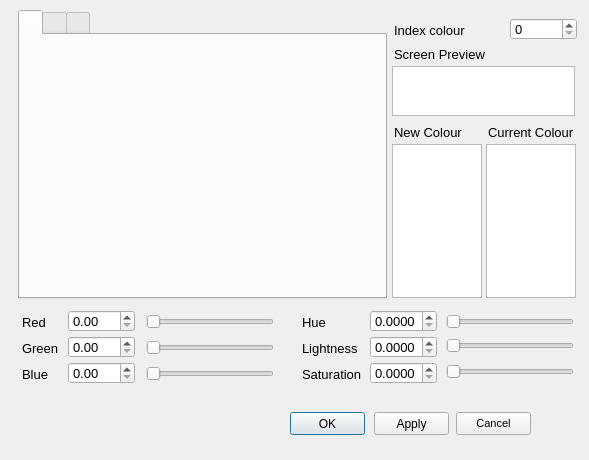
<?xml version="1.0" encoding="UTF-8"?>
<ui version="4.0">
 <class>DefineColour_Dialog</class>
 <widget class="QDialog" name="DefineColour_Dialog">
  <property name="geometry">
   <rect>
    <x>0</x>
    <y>0</y>
    <width>589</width>
    <height>460</height>
   </rect>
  </property>
  <property name="sizePolicy">
   <sizepolicy hsizetype="Fixed" vsizetype="Fixed">
    <horstretch>0</horstretch>
    <verstretch>0</verstretch>
   </sizepolicy>
  </property>
  <property name="minimumSize">
   <size>
    <width>589</width>
    <height>460</height>
   </size>
  </property>
  <property name="maximumSize">
   <size>
    <width>589</width>
    <height>460</height>
   </size>
  </property>
  <property name="font">
   <font>
    <pointsize>8</pointsize>
   </font>
  </property>
  <property name="windowTitle">
   <string>Define colour</string>
  </property>
  <widget class="QPushButton" name="_1">
   <property name="geometry">
    <rect>
     <x>290</x>
     <y>412</y>
     <width>75</width>
     <height>23</height>
    </rect>
   </property>
   <property name="font">
    <font>
     <pointsize>9</pointsize>
    </font>
   </property>
   <property name="text">
    <string>OK</string>
   </property>
   <property name="autoDefault">
    <bool>false</bool>
   </property>
   <property name="default">
    <bool>true</bool>
   </property>
  </widget>
  <widget class="QLabel" name="label_42">
   <property name="geometry">
    <rect>
     <x>394</x>
     <y>20</y>
     <width>71</width>
     <height>20</height>
    </rect>
   </property>
   <property name="font">
    <font>
     <pointsize>10</pointsize>
    </font>
   </property>
   <property name="text">
    <string>Index colour </string>
   </property>
   <property name="alignment">
    <set>Qt::AlignLeading|Qt::AlignLeft|Qt::AlignVCenter</set>
   </property>
  </widget>
  <widget class="QLabel" name="label_51">
   <property name="geometry">
    <rect>
     <x>22</x>
     <y>364</y>
     <width>51</width>
     <height>20</height>
    </rect>
   </property>
   <property name="font">
    <font>
     <pointsize>10</pointsize>
    </font>
   </property>
   <property name="text">
    <string>Blue</string>
   </property>
   <property name="alignment">
    <set>Qt::AlignLeading|Qt::AlignLeft|Qt::AlignVCenter</set>
   </property>
  </widget>
  <widget class="QLabel" name="label_52">
   <property name="geometry">
    <rect>
     <x>22</x>
     <y>338</y>
     <width>51</width>
     <height>20</height>
    </rect>
   </property>
   <property name="font">
    <font>
     <pointsize>10</pointsize>
    </font>
   </property>
   <property name="text">
    <string>Green</string>
   </property>
   <property name="alignment">
    <set>Qt::AlignLeading|Qt::AlignLeft|Qt::AlignVCenter</set>
   </property>
  </widget>
  <widget class="QLabel" name="label_53">
   <property name="geometry">
    <rect>
     <x>22</x>
     <y>312</y>
     <width>51</width>
     <height>20</height>
    </rect>
   </property>
   <property name="font">
    <font>
     <pointsize>10</pointsize>
    </font>
   </property>
   <property name="text">
    <string>Red</string>
   </property>
   <property name="alignment">
    <set>Qt::AlignLeading|Qt::AlignLeft|Qt::AlignVCenter</set>
   </property>
  </widget>
  <widget class="QLabel" name="label_54">
   <property name="geometry">
    <rect>
     <x>302</x>
     <y>338</y>
     <width>65</width>
     <height>20</height>
    </rect>
   </property>
   <property name="font">
    <font>
     <pointsize>10</pointsize>
    </font>
   </property>
   <property name="text">
    <string>Lightness</string>
   </property>
   <property name="alignment">
    <set>Qt::AlignLeading|Qt::AlignLeft|Qt::AlignVCenter</set>
   </property>
  </widget>
  <widget class="QLabel" name="label_55">
   <property name="geometry">
    <rect>
     <x>302</x>
     <y>364</y>
     <width>65</width>
     <height>20</height>
    </rect>
   </property>
   <property name="font">
    <font>
     <pointsize>10</pointsize>
    </font>
   </property>
   <property name="text">
    <string>Saturation</string>
   </property>
   <property name="alignment">
    <set>Qt::AlignLeading|Qt::AlignLeft|Qt::AlignVCenter</set>
   </property>
  </widget>
  <widget class="QLabel" name="label_56">
   <property name="geometry">
    <rect>
     <x>302</x>
     <y>312</y>
     <width>65</width>
     <height>20</height>
    </rect>
   </property>
   <property name="font">
    <font>
     <pointsize>10</pointsize>
    </font>
   </property>
   <property name="text">
    <string>Hue</string>
   </property>
   <property name="alignment">
    <set>Qt::AlignLeading|Qt::AlignLeft|Qt::AlignVCenter</set>
   </property>
  </widget>
  <widget class="QGraphicsView" name="_113">
   <property name="geometry">
    <rect>
     <x>486</x>
     <y>144</y>
     <width>90</width>
     <height>154</height>
    </rect>
   </property>
   <property name="verticalScrollBarPolicy">
    <enum>Qt::ScrollBarAlwaysOff</enum>
   </property>
   <property name="horizontalScrollBarPolicy">
    <enum>Qt::ScrollBarAlwaysOff</enum>
   </property>
  </widget>
  <widget class="QSlider" name="_106">
   <property name="geometry">
    <rect>
     <x>146</x>
     <y>364</y>
     <width>128</width>
     <height>19</height>
    </rect>
   </property>
   <property name="maximum">
    <number>255</number>
   </property>
   <property name="orientation">
    <enum>Qt::Horizontal</enum>
   </property>
  </widget>
  <widget class="QSlider" name="_105">
   <property name="geometry">
    <rect>
     <x>146</x>
     <y>338</y>
     <width>128</width>
     <height>19</height>
    </rect>
   </property>
   <property name="maximum">
    <number>255</number>
   </property>
   <property name="orientation">
    <enum>Qt::Horizontal</enum>
   </property>
  </widget>
  <widget class="QSlider" name="_104">
   <property name="geometry">
    <rect>
     <x>146</x>
     <y>312</y>
     <width>128</width>
     <height>19</height>
    </rect>
   </property>
   <property name="styleSheet">
    <string notr="true"/>
   </property>
   <property name="maximum">
    <number>255</number>
   </property>
   <property name="orientation">
    <enum>Qt::Horizontal</enum>
   </property>
   <property name="invertedAppearance">
    <bool>false</bool>
   </property>
   <property name="invertedControls">
    <bool>false</bool>
   </property>
  </widget>
  <widget class="QSlider" name="_112">
   <property name="geometry">
    <rect>
     <x>446</x>
     <y>362</y>
     <width>128</width>
     <height>19</height>
    </rect>
   </property>
   <property name="maximum">
    <number>255</number>
   </property>
   <property name="tracking">
    <bool>true</bool>
   </property>
   <property name="orientation">
    <enum>Qt::Horizontal</enum>
   </property>
  </widget>
  <widget class="QSlider" name="_111">
   <property name="geometry">
    <rect>
     <x>446</x>
     <y>336</y>
     <width>128</width>
     <height>19</height>
    </rect>
   </property>
   <property name="maximum">
    <number>255</number>
   </property>
   <property name="singleStep">
    <number>1</number>
   </property>
   <property name="tracking">
    <bool>true</bool>
   </property>
   <property name="orientation">
    <enum>Qt::Horizontal</enum>
   </property>
  </widget>
  <widget class="QSlider" name="_110">
   <property name="geometry">
    <rect>
     <x>446</x>
     <y>312</y>
     <width>128</width>
     <height>19</height>
    </rect>
   </property>
   <property name="maximum">
    <number>255</number>
   </property>
   <property name="tracking">
    <bool>true</bool>
   </property>
   <property name="orientation">
    <enum>Qt::Horizontal</enum>
   </property>
  </widget>
  <widget class="QSpinBox" name="_100">
   <property name="geometry">
    <rect>
     <x>510</x>
     <y>18</y>
     <width>67</width>
     <height>22</height>
    </rect>
   </property>
   <property name="font">
    <font>
     <pointsize>10</pointsize>
    </font>
   </property>
   <property name="frame">
    <bool>true</bool>
   </property>
   <property name="maximum">
    <number>255</number>
   </property>
  </widget>
  <widget class="QDoubleSpinBox" name="_103">
   <property name="geometry">
    <rect>
     <x>68</x>
     <y>362</y>
     <width>67</width>
     <height>22</height>
    </rect>
   </property>
   <property name="font">
    <font>
     <pointsize>10</pointsize>
    </font>
   </property>
   <property name="frame">
    <bool>true</bool>
   </property>
   <property name="accelerated">
    <bool>false</bool>
   </property>
   <property name="keyboardTracking">
    <bool>false</bool>
   </property>
   <property name="decimals">
    <number>2</number>
   </property>
   <property name="maximum">
    <double>1.000000000000000</double>
   </property>
   <property name="singleStep">
    <double>0.100000000000000</double>
   </property>
  </widget>
  <widget class="QDoubleSpinBox" name="_102">
   <property name="geometry">
    <rect>
     <x>68</x>
     <y>336</y>
     <width>67</width>
     <height>22</height>
    </rect>
   </property>
   <property name="font">
    <font>
     <pointsize>10</pointsize>
    </font>
   </property>
   <property name="frame">
    <bool>true</bool>
   </property>
   <property name="accelerated">
    <bool>false</bool>
   </property>
   <property name="keyboardTracking">
    <bool>false</bool>
   </property>
   <property name="decimals">
    <number>2</number>
   </property>
   <property name="maximum">
    <double>1.000000000000000</double>
   </property>
   <property name="singleStep">
    <double>0.100000000000000</double>
   </property>
  </widget>
  <widget class="QDoubleSpinBox" name="_101">
   <property name="geometry">
    <rect>
     <x>68</x>
     <y>310</y>
     <width>67</width>
     <height>22</height>
    </rect>
   </property>
   <property name="font">
    <font>
     <pointsize>10</pointsize>
    </font>
   </property>
   <property name="frame">
    <bool>true</bool>
   </property>
   <property name="accelerated">
    <bool>false</bool>
   </property>
   <property name="keyboardTracking">
    <bool>false</bool>
   </property>
   <property name="decimals">
    <number>2</number>
   </property>
   <property name="maximum">
    <double>1.000000000000000</double>
   </property>
   <property name="singleStep">
    <double>0.100000000000000</double>
   </property>
  </widget>
  <widget class="QGraphicsView" name="_115">
   <property name="geometry">
    <rect>
     <x>392</x>
     <y>144</y>
     <width>90</width>
     <height>154</height>
    </rect>
   </property>
   <property name="verticalScrollBarPolicy">
    <enum>Qt::ScrollBarAlwaysOff</enum>
   </property>
   <property name="horizontalScrollBarPolicy">
    <enum>Qt::ScrollBarAlwaysOff</enum>
   </property>
  </widget>
  <widget class="QLabel" name="label">
   <property name="geometry">
    <rect>
     <x>394</x>
     <y>124</y>
     <width>91</width>
     <height>16</height>
    </rect>
   </property>
   <property name="font">
    <font>
     <pointsize>10</pointsize>
    </font>
   </property>
   <property name="text">
    <string>New Colour</string>
   </property>
  </widget>
  <widget class="QLabel" name="label_2">
   <property name="geometry">
    <rect>
     <x>488</x>
     <y>124</y>
     <width>91</width>
     <height>16</height>
    </rect>
   </property>
   <property name="font">
    <font>
     <pointsize>10</pointsize>
    </font>
   </property>
   <property name="text">
    <string>Current Colour</string>
   </property>
  </widget>
  <widget class="QGraphicsView" name="_116">
   <property name="geometry">
    <rect>
     <x>392</x>
     <y>66</y>
     <width>183</width>
     <height>50</height>
    </rect>
   </property>
   <property name="frameShadow">
    <enum>QFrame::Sunken</enum>
   </property>
   <property name="lineWidth">
    <number>1</number>
   </property>
   <property name="midLineWidth">
    <number>0</number>
   </property>
   <property name="verticalScrollBarPolicy">
    <enum>Qt::ScrollBarAlwaysOff</enum>
   </property>
   <property name="horizontalScrollBarPolicy">
    <enum>Qt::ScrollBarAlwaysOff</enum>
   </property>
  </widget>
  <widget class="QTabWidget" name="_120">
   <property name="geometry">
    <rect>
     <x>18</x>
     <y>10</y>
     <width>369</width>
     <height>289</height>
    </rect>
   </property>
   <property name="tabPosition">
    <enum>QTabWidget::North</enum>
   </property>
   <property name="tabShape">
    <enum>QTabWidget::Rounded</enum>
   </property>
   <property name="currentIndex">
    <number>0</number>
   </property>
   <property name="iconSize">
    <size>
     <width>32</width>
     <height>16</height>
    </size>
   </property>
   <property name="usesScrollButtons">
    <bool>false</bool>
   </property>
   <widget class="QWidget" name="HLS">
    <attribute name="icon">
     <iconset resource="../RealCAD.qrc">
      <normaloff>:/images/HLS.png</normaloff>:/images/HLS.png</iconset>
    </attribute>
    <attribute name="title">
     <string notr="true"/>
    </attribute>
    <attribute name="toolTip">
     <string>HLS</string>
    </attribute>
    <widget class="QLabel" name="_121">
     <property name="geometry">
      <rect>
       <x>2</x>
       <y>2</y>
       <width>360</width>
       <height>256</height>
      </rect>
     </property>
     <property name="frameShape">
      <enum>QFrame::NoFrame</enum>
     </property>
     <property name="frameShadow">
      <enum>QFrame::Plain</enum>
     </property>
     <property name="text">
      <string/>
     </property>
    </widget>
   </widget>
   <widget class="QWidget" name="BW">
    <attribute name="icon">
     <iconset resource="../RealCAD.qrc">
      <normaloff>:/images/BandW.png</normaloff>:/images/BandW.png</iconset>
    </attribute>
    <attribute name="title">
     <string notr="true"/>
    </attribute>
    <attribute name="toolTip">
     <string>Grey Scale</string>
    </attribute>
    <widget class="QLabel" name="_122">
     <property name="geometry">
      <rect>
       <x>2</x>
       <y>2</y>
       <width>360</width>
       <height>256</height>
      </rect>
     </property>
     <property name="frameShape">
      <enum>QFrame::NoFrame</enum>
     </property>
     <property name="frameShadow">
      <enum>QFrame::Plain</enum>
     </property>
     <property name="text">
      <string/>
     </property>
    </widget>
   </widget>
   <widget class="QWidget" name="Palette">
    <attribute name="icon">
     <iconset resource="../RealCAD.qrc">
      <normaloff>:/images/CPAL.png</normaloff>:/images/CPAL.png</iconset>
    </attribute>
    <attribute name="title">
     <string/>
    </attribute>
    <attribute name="toolTip">
     <string>Current Palette</string>
    </attribute>
    <widget class="QLabel" name="_123">
     <property name="geometry">
      <rect>
       <x>6</x>
       <y>2</y>
       <width>352</width>
       <height>256</height>
      </rect>
     </property>
     <property name="frameShape">
      <enum>QFrame::NoFrame</enum>
     </property>
     <property name="frameShadow">
      <enum>QFrame::Plain</enum>
     </property>
     <property name="text">
      <string/>
     </property>
    </widget>
   </widget>
  </widget>
  <widget class="QDoubleSpinBox" name="_107">
   <property name="geometry">
    <rect>
     <x>370</x>
     <y>310</y>
     <width>67</width>
     <height>22</height>
    </rect>
   </property>
   <property name="font">
    <font>
     <pointsize>10</pointsize>
    </font>
   </property>
   <property name="buttonSymbols">
    <enum>QAbstractSpinBox::UpDownArrows</enum>
   </property>
   <property name="accelerated">
    <bool>false</bool>
   </property>
   <property name="correctionMode">
    <enum>QAbstractSpinBox::CorrectToPreviousValue</enum>
   </property>
   <property name="keyboardTracking">
    <bool>false</bool>
   </property>
   <property name="decimals">
    <number>4</number>
   </property>
   <property name="maximum">
    <double>358.999900000000025</double>
   </property>
   <property name="singleStep">
    <double>1.000000000000000</double>
   </property>
  </widget>
  <widget class="QDoubleSpinBox" name="_108">
   <property name="geometry">
    <rect>
     <x>370</x>
     <y>336</y>
     <width>67</width>
     <height>22</height>
    </rect>
   </property>
   <property name="font">
    <font>
     <pointsize>10</pointsize>
    </font>
   </property>
   <property name="buttonSymbols">
    <enum>QAbstractSpinBox::UpDownArrows</enum>
   </property>
   <property name="accelerated">
    <bool>false</bool>
   </property>
   <property name="correctionMode">
    <enum>QAbstractSpinBox::CorrectToNearestValue</enum>
   </property>
   <property name="keyboardTracking">
    <bool>false</bool>
   </property>
   <property name="decimals">
    <number>4</number>
   </property>
   <property name="maximum">
    <double>0.999900000000000</double>
   </property>
   <property name="singleStep">
    <double>0.100000000000000</double>
   </property>
  </widget>
  <widget class="QDoubleSpinBox" name="_109">
   <property name="geometry">
    <rect>
     <x>370</x>
     <y>362</y>
     <width>67</width>
     <height>22</height>
    </rect>
   </property>
   <property name="font">
    <font>
     <pointsize>10</pointsize>
    </font>
   </property>
   <property name="accelerated">
    <bool>false</bool>
   </property>
   <property name="keyboardTracking">
    <bool>false</bool>
   </property>
   <property name="decimals">
    <number>4</number>
   </property>
   <property name="maximum">
    <double>0.999900000000000</double>
   </property>
   <property name="singleStep">
    <double>0.100000000000000</double>
   </property>
  </widget>
  <widget class="QPushButton" name="_114">
   <property name="geometry">
    <rect>
     <x>374</x>
     <y>412</y>
     <width>75</width>
     <height>23</height>
    </rect>
   </property>
   <property name="font">
    <font>
     <pointsize>9</pointsize>
    </font>
   </property>
   <property name="text">
    <string>Apply</string>
   </property>
   <property name="autoDefault">
    <bool>false</bool>
   </property>
  </widget>
  <widget class="QLabel" name="label_3">
   <property name="geometry">
    <rect>
     <x>394</x>
     <y>46</y>
     <width>97</width>
     <height>16</height>
    </rect>
   </property>
   <property name="font">
    <font>
     <pointsize>10</pointsize>
    </font>
   </property>
   <property name="text">
    <string>Screen Preview</string>
   </property>
  </widget>
  <widget class="QPushButton" name="_2">
   <property name="geometry">
    <rect>
     <x>456</x>
     <y>412</y>
     <width>75</width>
     <height>23</height>
    </rect>
   </property>
   <property name="text">
    <string>Cancel</string>
   </property>
  </widget>
  <zorder>_120</zorder>
  <zorder>_1</zorder>
  <zorder>label_42</zorder>
  <zorder>label_51</zorder>
  <zorder>label_52</zorder>
  <zorder>label_53</zorder>
  <zorder>label_54</zorder>
  <zorder>label_55</zorder>
  <zorder>label_56</zorder>
  <zorder>_113</zorder>
  <zorder>_106</zorder>
  <zorder>_105</zorder>
  <zorder>_104</zorder>
  <zorder>_112</zorder>
  <zorder>_111</zorder>
  <zorder>_110</zorder>
  <zorder>_100</zorder>
  <zorder>_103</zorder>
  <zorder>_102</zorder>
  <zorder>_101</zorder>
  <zorder>_115</zorder>
  <zorder>label</zorder>
  <zorder>label_2</zorder>
  <zorder>_116</zorder>
  <zorder>_107</zorder>
  <zorder>_108</zorder>
  <zorder>_109</zorder>
  <zorder>_114</zorder>
  <zorder>label_3</zorder>
  <zorder>_2</zorder>
 </widget>
 <tabstops>
  <tabstop>_101</tabstop>
  <tabstop>_102</tabstop>
  <tabstop>_103</tabstop>
  <tabstop>_104</tabstop>
  <tabstop>_105</tabstop>
  <tabstop>_106</tabstop>
  <tabstop>_107</tabstop>
  <tabstop>_108</tabstop>
  <tabstop>_109</tabstop>
  <tabstop>_110</tabstop>
  <tabstop>_111</tabstop>
  <tabstop>_112</tabstop>
  <tabstop>_100</tabstop>
  <tabstop>_120</tabstop>
  <tabstop>_114</tabstop>
  <tabstop>_1</tabstop>
  <tabstop>_115</tabstop>
  <tabstop>_116</tabstop>
  <tabstop>_113</tabstop>
 </tabstops>
 <resources>
  <include location="../RealCAD.qrc"/>
 </resources>
 <connections/>
</ui>
